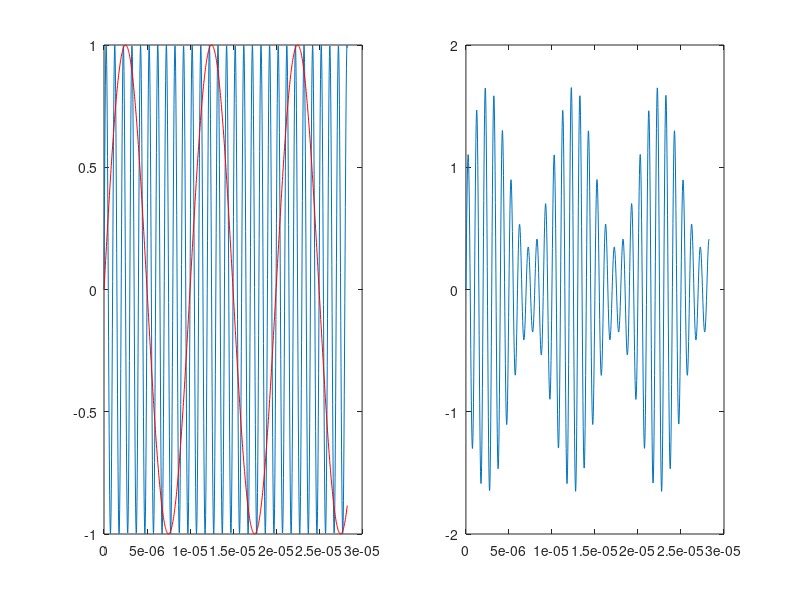

Source code (MATLAB):
clc
clear all
close all

f = 10^6;
m = 1-17/50;
t = 0:pi/(100*f):9*pi/f;

y = sin(2*pi*f*t);
y1 = sin(2*pi*f/10*t);

subplot(1,2,1)
plot(t,y);
hold on;
plot(t,y1,'r');

subplot(1,2,2);
ym = y.*(1+m*y1);
plot(t,ym);